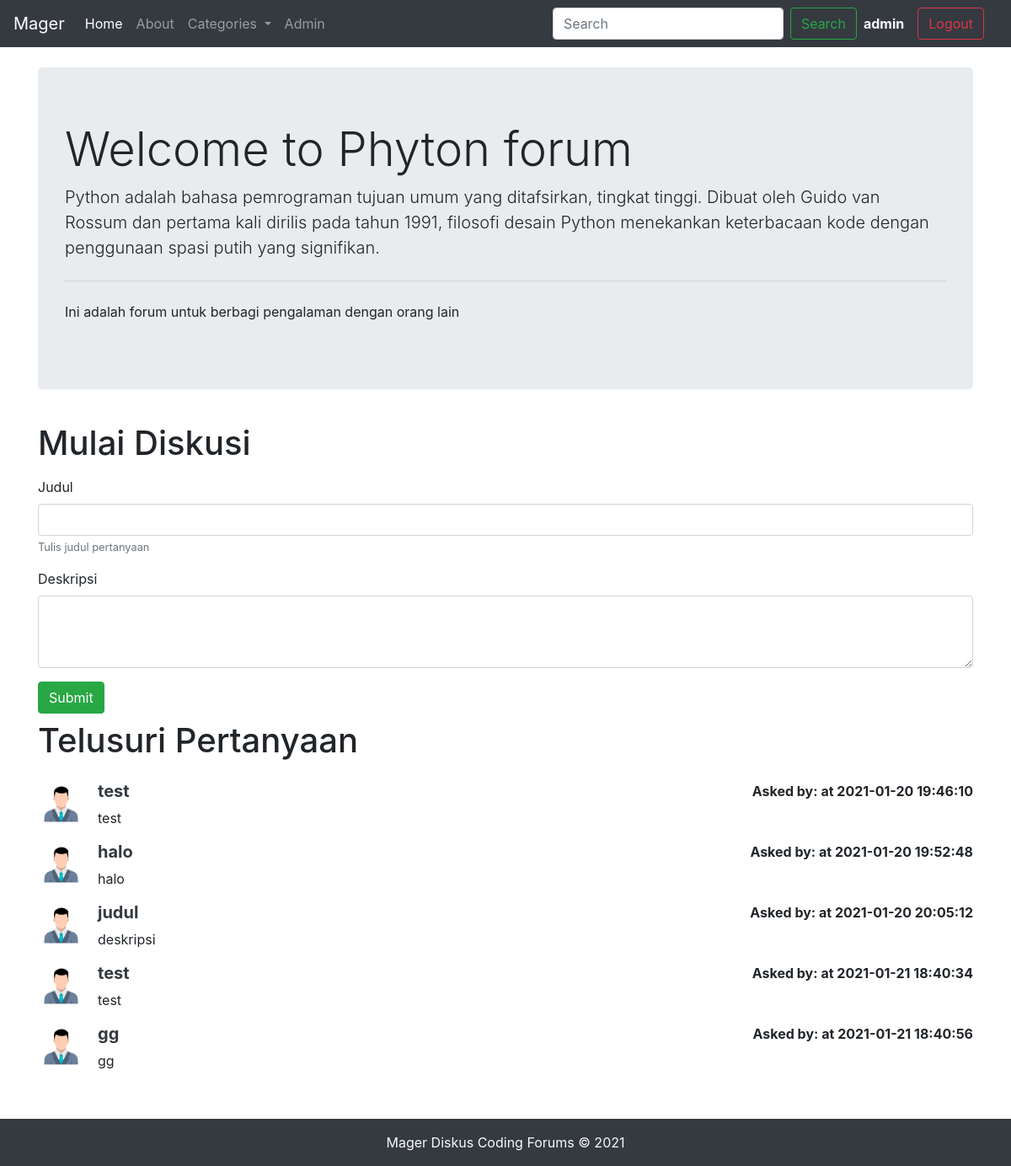
/lihatlist.php?katid=1 (signed in), run on the app's committed database.
### tables this page shows
CREATE TABLE `tbl_kategori` (
  `kategori_id` int(8) NOT NULL,
  `nama_kategori` varchar(255) NOT NULL,
  `deskripsi` text NOT NULL,
  `created` datetime NOT NULL DEFAULT current_timestamp()
);

CREATE TABLE `tbl_pertanyaan` (
  `id_pertanyaan` int(7) NOT NULL,
  `judul_pertanyaan` text NOT NULL,
  `desk_pertanyaan` text NOT NULL,
  `pertanyaan_kat_id` int(7) NOT NULL,
  `pertanyaan_user_id` int(7) NOT NULL,
  `waktu_pertanyaan` datetime NOT NULL DEFAULT current_timestamp()
);

### lihatlist.php (the view, shortened to what this page needs)
<!doctype html>
<html lang="en">
<head>
    <link rel="stylesheet" href="https://maxcdn.bootstrapcdn.com/bootstrap/4.0.0/css/bootstrap.min.css"
>
</head>
<body>
    <?php include 'assets/_koneksi.php';?>
    <?php include 'assets/_header.php';?>
    <?php
    $id = $_GET['katid'];
    $sql = "SELECT * FROM `tbl_kategori` WHERE kategori_id =$id";
    $result = mysqli_query($conn, $sql);
    while($row = mysqli_fetch_assoc($result)){
        $namakat = $row['nama_kategori'];
        $des = $row['deskripsi'];
    }
    ?>
    <div class="container my-4">
        <div class="jumbotron">
            <h1 class="display-4">Welcome to <?php echo $namakat;?> forum</h1>
            <p class="lead"><?php echo $des;?></p>
            <hr class="my-4">
            <p>Ini adalah forum untuk berbagi pengalaman dengan orang lain</p>
        </div>
    </div>
    <?php
    if(isset($_SESSION['login']) && $_SESSION['login']== true){
    echo '<div class="container">
        <h1 class="py-2">Mulai Diskusi</h1>
        <form action="'. $_SERVER['REQUEST_URI'] .'" method="post">
            <div class="form-group">
                <label for="exampleInputEmail1">Judul</label>
                <input type="" class="form-control" id="judul" name="judul" aria-describedby="emailHelp">
                <small id="emailHelp" class="form-text text-muted">Tulis judul pertanyaan </small>
            </div>
            <input type="hidden" name="id_user" value="'. $_SESSION['id_user'] .'">
            <div class="form-group">
                <label for="exampleFormControlTextarea1">Deskripsi</label>
                <textarea class="form-control" id="desk" name="desk" rows="3"></textarea>
            </div>
            <button type="submit" class="btn btn-success">Submit</button>
        </form>
    </div>';
    }
?>
    <div class="container mb-5" id="ques">
        <h1 class="py-2">Telusuri Pertanyaan</h1>
        <?php
        $id = $_GET['katid'];
        $sql = "SELECT * FROM `tbl_pertanyaan` WHERE pertanyaan_kat_id=$id";
        $result = mysqli_query($conn, $sql);
        while($row = mysqli_fetch_assoc($result)){
        $id = $row['id_pertanyaan'];
        $judul = $row['judul_pertanyaan'];
        $des = $row['desk_pertanyaan'];
        $waktu_pertanyaan = $row['waktu_pertanyaan'];
        $pertanyaan_user_id = $row['pertanyaan_user_id'];
        $sql2 = "SELECT email_user FROM tbl_user WHERE id_user='$pertanyaan_user_id'";
        $result2 = mysqli_query($conn, $sql2);
        $row2 = mysqli_fetch_assoc($result2);
        echo '<div class="media my-3">
            <img class="mr-3" width="55px" src="./assets/user.png" alt="Generic placeholder image">
            <div class="media-body">'.
                '<h5 class="mt-0"> <a  class="text-dark" href="lihat.php?idpertanyaan=' . $id . '"><b>'. $judul .'</b></a></h5>
                '. $des .'</div>'. '<div class="font-weight-bold my-0"> Asked by: '. $row2['email_user'] .' at ' . $waktu_pertanyaan . '</div>'
                .
        '</div>';
    }
    ?>
    </div>
    <?php include 'assets/_footer.php';?>
</body>
</html>

### lihatlist.php (style rules this page uses)
#ques { min-height: 433px; }

### data on the page
tbl_kategori: nama_kategori "Phyton", deskripsi "Python adalah bahasa pemrograman tujuan umum yang ditafsirkan, tingkat tinggi. Dibuat oleh Guido van Rossum dan pertama kali dirilis pada tahun 1991, filosofi desain Python menekankan keterbacaan kode dengan penggunaan spasi putih yang signifikan."
tbl_pertanyaan: judul_pertanyaan "test", desk_pertanyaan "test", waktu_pertanyaan "2021-01-20 19:46:10"
tbl_pertanyaan: judul_pertanyaan "halo", desk_pertanyaan "halo", waktu_pertanyaan "2021-01-20 19:52:48"
tbl_pertanyaan: judul_pertanyaan "judul", desk_pertanyaan "deskripsi", waktu_pertanyaan "2021-01-20 20:05:12"
tbl_pertanyaan: judul_pertanyaan "test", desk_pertanyaan "test", waktu_pertanyaan "2021-01-21 18:40:34"
tbl_pertanyaan: judul_pertanyaan "gg", desk_pertanyaan "gg", waktu_pertanyaan "2021-01-21 18:40:56"

### other printed values
$_SESSION['useremail'] "admin"
